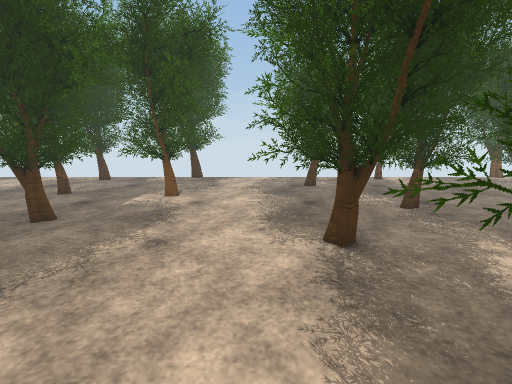
view 1 (above)

24 first-person views from a walk through a scene from a Unity 3-D project. The camera is 1.3 m above the floor, tilts 10° down and sees 85° across. The floor is counted in squares, 0.5 m on a side. Each view is taken from the middle of a square. On the plan, view 1 faces up. The plan holds only what a view shows up to about 19 squares ahead; the rest is blank. The place goes on beyond the plan. Some surface patterns are stand-ins.

view 2
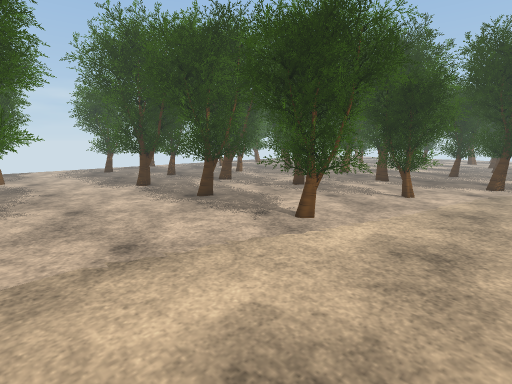

view 3
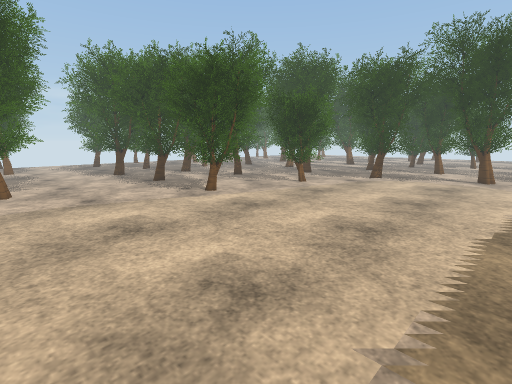

view 4
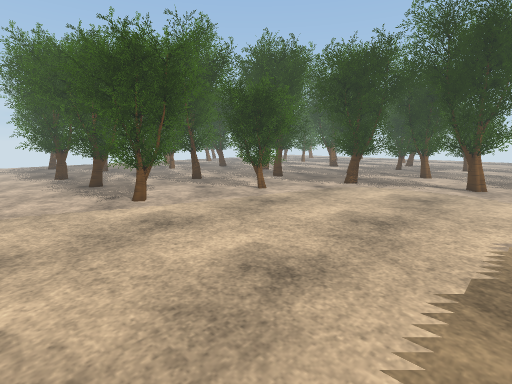

view 5
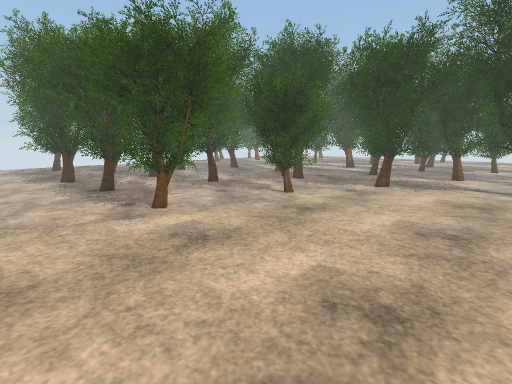

view 6
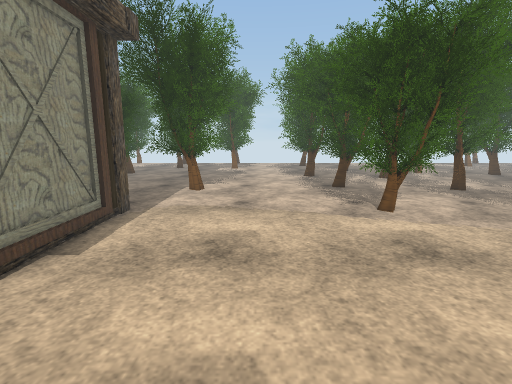

view 7
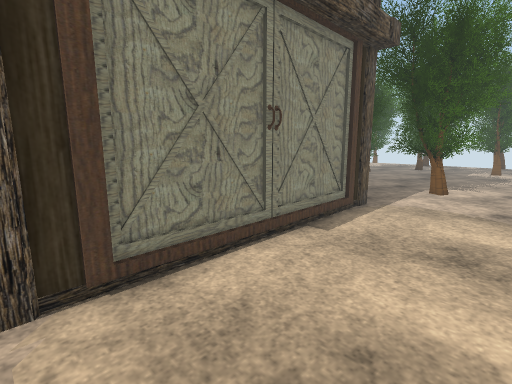

view 8
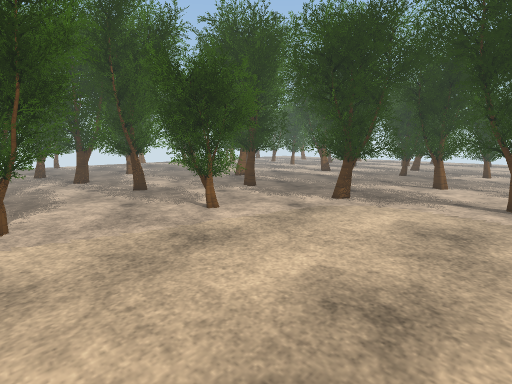

view 9
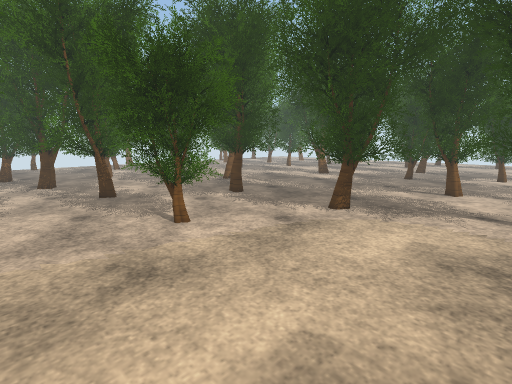

view 10
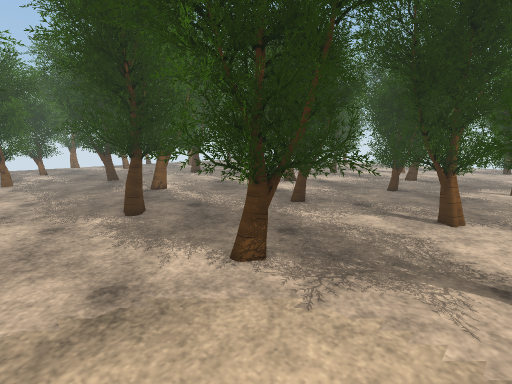

view 11
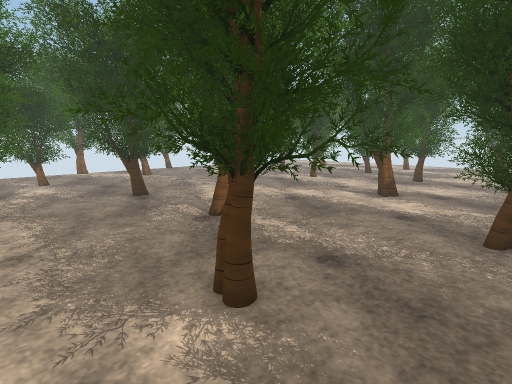

view 12
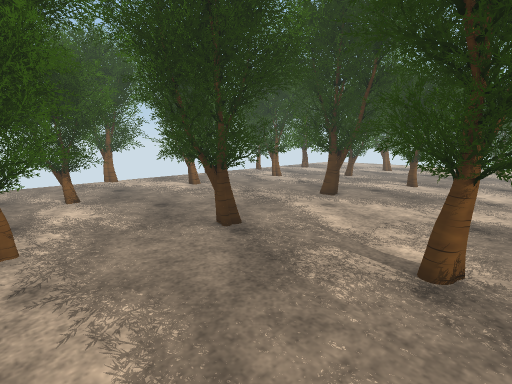

view 13
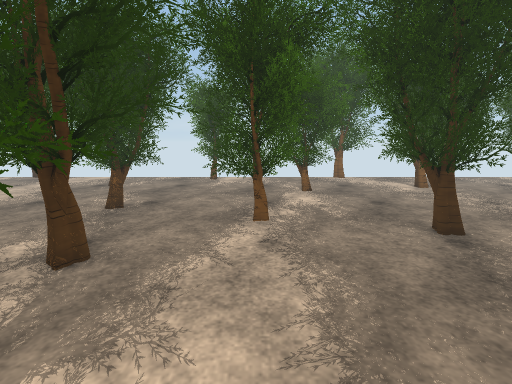

view 14
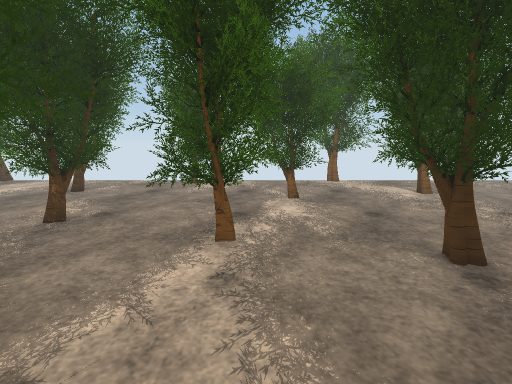

view 15
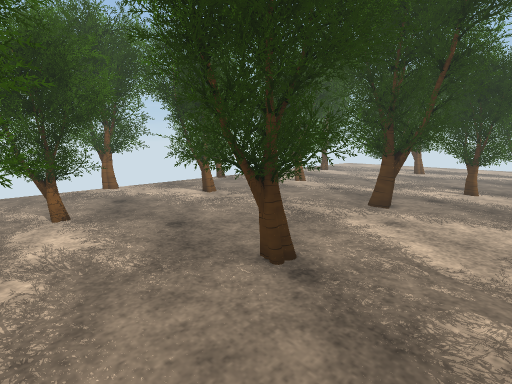

view 16
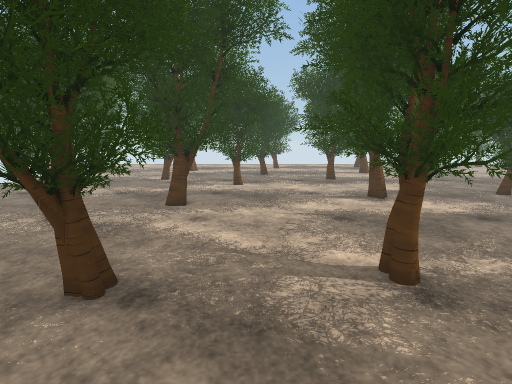

view 17
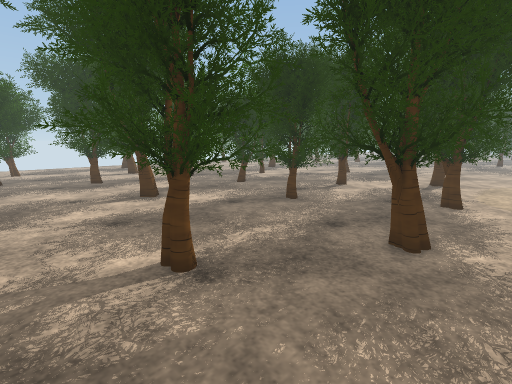

view 18
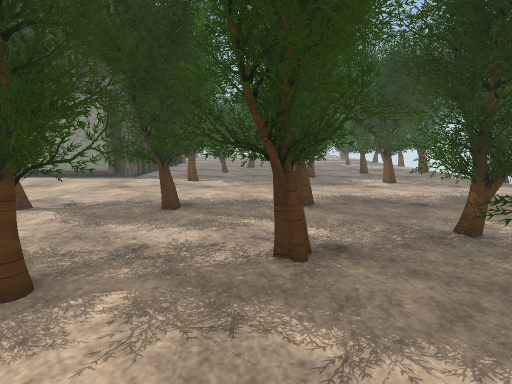

view 19
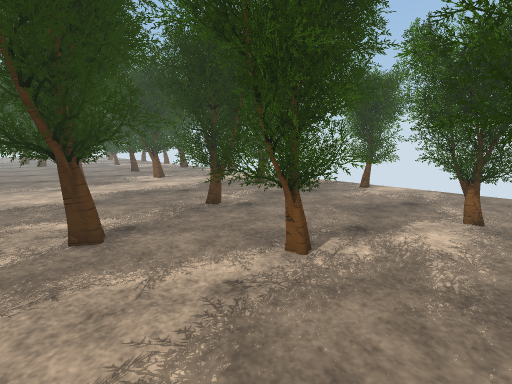

view 20
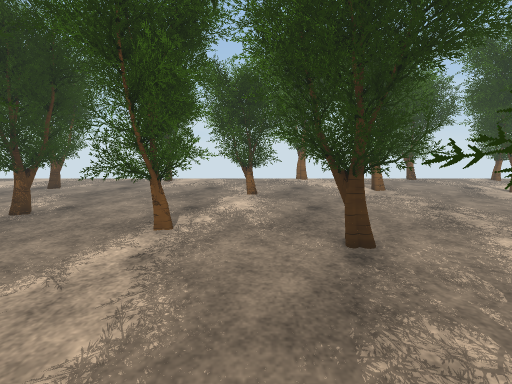

view 21
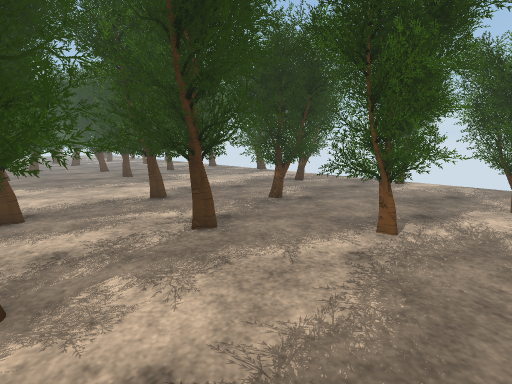

view 22
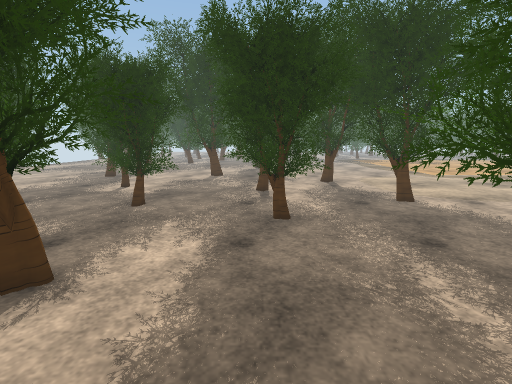

view 23
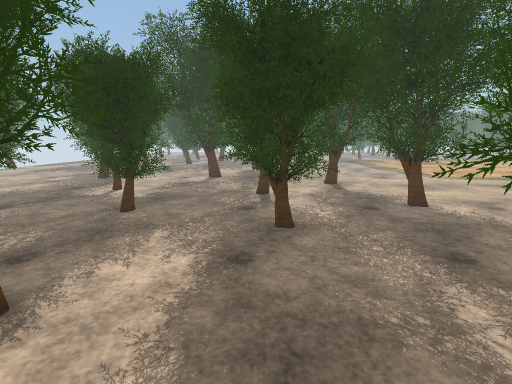

view 24
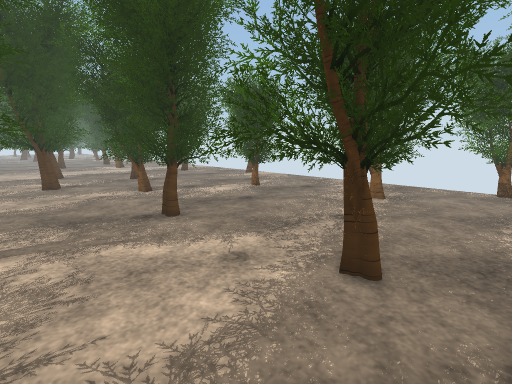

### Floor plan
Key: @ floor where view 1 was taken; # wall or solid block; . floor; T thing the floor can be seen under or through; O other object.
Columns run from 8 left of view 1 to 27 right of it. Each row starts with its distance up from view 1.
 23                  O      OOOOO
 22                 OOO     OOOOOO  OOO
 21    OOOO         OOOO.... OOOOO..OOOO
 20    OOO..  ..... OOOO.... OOOO...OOOO
 19   OOOO..... OO..OOO........O   ...OO
 18 ..........OOOO...O..........OOOO ..O
 17 ..........OOOOO.......OO ...OOOO ..O
 16 ...OO....OOOOO.......OOOO...OOOOO..O
 15 O.OOOO....OO  .......OOOOO..OOOO...O
 14 O OOOO...............OOOO...........
 13 O OOOO.......  OO...................
 12  .OOOOO......OOOO...................
 11 OOOO.........OOOO .OOO..............
 10 OOOO........OOOOO OOOOO.OOOO.. OOO..
  9 OOO......OO   OO .OOOOO.OOOOO.OOOOOO
  8 OOO......OOOO. OOO OOOOOOOOO..OOOOO
  7   ......OOOOOOTOOO OOO.OOOOOO..OOOOO
  6 ........OOOOO OOOOOO.....OO....OO.O
  5 .........OOOO OOOOO.............O...
  4 ..........O   OOOO........OO .......
  3 . O.......OOOO .OOO.....OOOOOO......
  2 . OOO....OOOOOOOOOOO....OOOOOO....OO
  1 OOOOO....OOOOO.OOOOO....OOOOO...OOOO
  0 OOOOO...@OOOOO.OOOOO..OOOOOOO...OOOO
 -1 .OOOO......O ..OOOOO.#OOOO .....OOOO
 -2 ..OO.............OO..OOOOOO..... OOO
 -3  .........OOO.........OOOO.......O.O
 -4  O........OOOO...OO...OOOO..OOO.....
 -5  #.......OOOOO..OOOO....O#..OOOO....
 -6  O........OOOO..OOOO.......OOOOO..OO
 -7  O...............OOO..OOO...OOOO.OOO
 -8  O................O..OOOOOO......OOO
 -9  O...................OOOOOO..OO ..OO
-10  O...................OOOOO..OOOO...O
-11  O.....................OO..OOOOOO...
-12  O.......................OO.OOOO....
-13  O.....................OOOOO OOO....
-14  O.....................OOOOO .......
-15  #.....................OOOOO .......
-16  O..................... OOO  ..  OOO
-17   .  ................ ...       OOOO

Where each view was taken, in squares from view 1:
view 1: 0 up, 0 right, facing up
view 2: 10 down, 5 left, facing up-right
view 3: 17 down, 6 left, facing up-right
view 4: 17 down, 2 left, facing up-right
view 5: 15 down, 2 left, facing up-right
view 6: 15 down, 2 left, facing up
view 7: 16 down, 2 left, facing up-left
view 8: 15 down, 3 right, facing up-right
view 9: 14 down, 5 right, facing up-right
view 10: 13 down, 11 right, facing up-right
view 11: 6 down, 12 right, facing up-right
view 12: 1 up, 12 right, facing up-right
view 13: 0 up, 12 right, facing up
view 14: 2 up, 13 right, facing up
view 15: 4 up, 13 right, facing up-right
view 16: 5 up, 13 right, facing right
view 17: 5 up, 13 right, facing down-right
view 18: 5 up, 14 right, facing left
view 19: 4 up, 16 right, facing up-left
view 20: 1 up, 15 right, facing up
view 21: 1 up, 15 right, facing up-left
view 22: 4 up, 22 right, facing down
view 23: 3 up, 22 right, facing down
view 24: 3 up, 27 right, facing up-left
